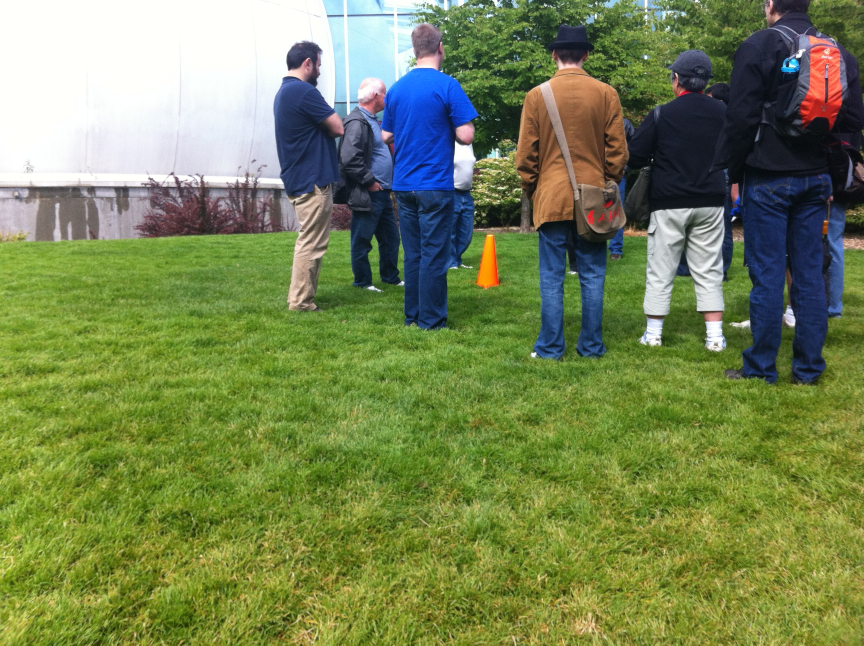
//> input picture Vision/IMG_0436.JPG, 2592 x 1936 px, given in place of outside6.mp4, which was not available (shown at 1/3 size)
$ ./PathDetection   (built with g++ and OpenCV 4)
//> lines starting //> are read from the running program, lines starting //| are printed output that depends on the picture; after the words box and inside, x2 and y2 are one past the last pixel; in counts of white or black regions, pixels touching at a corner belong together; pictures that were not available may be replaced by others from this repository, and a replacement may not be noted
//> further down, frame is the input picture: 1936 rows x 2592 cols, CV_8UC3; mean B, G, R 84, 133.1, 118.4
// LineDetectionMain.cpp : Defines the entry point for the console application.
//


#include "stdafx.h"
#include <opencv2/core/core.hpp>
#include <opencv2/video/video.hpp>
#include <opencv2/highgui/highgui.hpp>
#include <opencv2/imgproc/imgproc.hpp>
#include <iostream>
#include <cstdlib>
#include <thread>
#include <chrono>
#include <math.h>

//extern "C" {
//#include "rs232.h"
//}


#define DEG_PER_PIXEL		0.036
#define BUF_SIZE 		128

using namespace cv;
using namespace std;

const Scalar light_green = Scalar(100, 255, 0);
const Scalar yellow = Scalar(0, 255, 255);
const Scalar red = Scalar(0, 0, 255);
int cport_nr = 24; /* /dev/ttyACM0 */


void detectLines(Mat& imgOriginal, int processCount);
double getLength(Point p1, Point p2);
int getShiftAmount(int x);
//void sendToArduino(float dist, float deg);
//void receiveFromArduino();


Mat rotate(Mat src, double angle)
{
//> called with angle = 180
	if (src.empty()) {
		cout << "Error loading the image" << endl;
		exit(1);
	}
	Mat dst;
	Point2f pt(src.cols / 2., src.rows / 2.);
	Mat r = getRotationMatrix2D(pt, angle, 1.0);
	warpAffine(src, dst, r, Size(src.cols, src.rows));
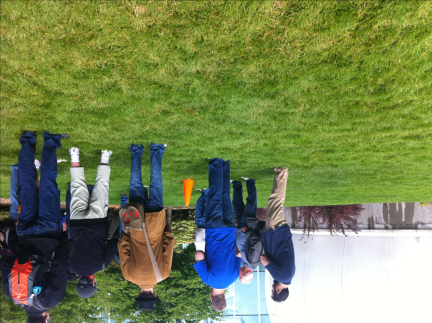
//> dst: 1936 rows x 2592 cols, CV_8UC3 (shown at 1/6 size); mean B, G, R 83.9, 132.9, 118.2
	return dst;
}

int main(int argc, char* argv[]) {
	int bdrate = 57600; /* 9600 baud */

	char mode[] = { '8','N','1',0 }; // 8 data bits, no parity, 1 stop bit

									 // [8 lines of commented-out code are left out]
	VideoCapture capture("outside6.mp4");
	Mat frame;


	// Some of the test videos are upside down so we use this when testing on those videos
	Mat flipped;


	int processCount = 0;
	while (true) {
		capture >> frame;

		// Rotate image 180 degrees so it is rightside up
		flipped = rotate(frame, 180);
		// Draws a black rectangle on top half of image. Lines found on the ground are what we are interested in
		rectangle(flipped, Point(0, 0),
			Point(640, 240), Scalar(0, 0, 0), CV_FILLED, 8);
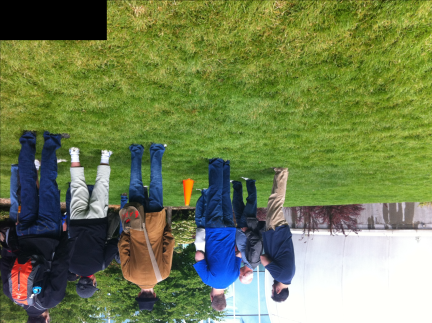
//> flipped: 1936 rows x 2592 cols, CV_8UC3 (shown at 1/6 size); mean B, G, R 82.1, 128.5, 114

		//imshow("flipped", flipped);

		Mat dst;
		frame = flipped;
		/// Convert to grayscale
		cvtColor(frame, frame, CV_BGR2GRAY);
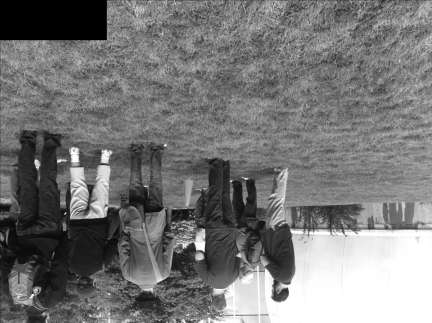
//> frame: 1936 rows x 2592 cols, CV_8UC1 (shown at 1/6 size); min 0, max 255, mean 118.9

		/// Apply Histogram Equalization
		equalizeHist(frame, dst);
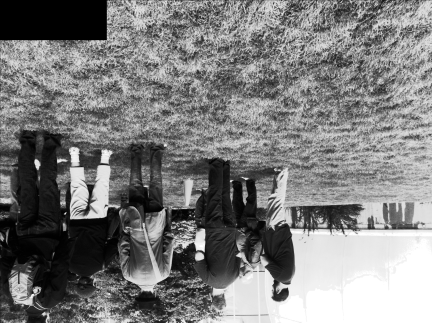
//> dst: 1936 rows x 2592 cols, CV_8UC1 (shown at 1/6 size); min 0, max 255, mean 124.6

		//imshow("original", frame);
		//imshow("equalized", dst);
		//detectLines(frame, processCount);
		detectLines(dst, processCount);


		//detectLines(flipped, processCount);
		processCount++;
		if (waitKey(20) == 27)
			break;
	}

	capture.release();
	return 0;
}


void detectLines(Mat& input, int processCount) {
//> called with processCount = 0
	cout << processCount << endl;
	if (input.empty()) {
		cout << "Error loading the image" << endl;
		exit(1);
	}


	int numAvgLines = 0;
	Point topAvg(0, 0);
	Point botAvg(0, 0);
	Point topTemp(0, 0);
	Point botTemp(0, 0);


	// Masks image for yellow color
	//Mat yellowOnly = yellowFilter(input);

	//// Draws a line straight down middle of screen as a reference line
	//line(frame, Point(320, 0),
	//	Point(320, 480), Scalar(0, 0, 0), 3, 8);
	//// Draws two lines in prospective straight area
	//line(frame, Point(220, 0),
	//	Point(220, 480), Scalar(0, 0, 0), 3, 8);
	//line(frame, Point(420, 0),
	//	Point(420, 480), Scalar(0, 0, 0), 3, 8);


	//////////////////////////////////////////////
	int thresh = 40;
	Mat input_blur;
	GaussianBlur(input, input_blur, Size(15, 15), 0, 0);

	Mat canny_output;
	//vector<vector<Point>> contours;
	//vector<Vec4i> hierarchy;


	/// Detect edges using canny
	Canny(input_blur, canny_output, 40, 120, 3);
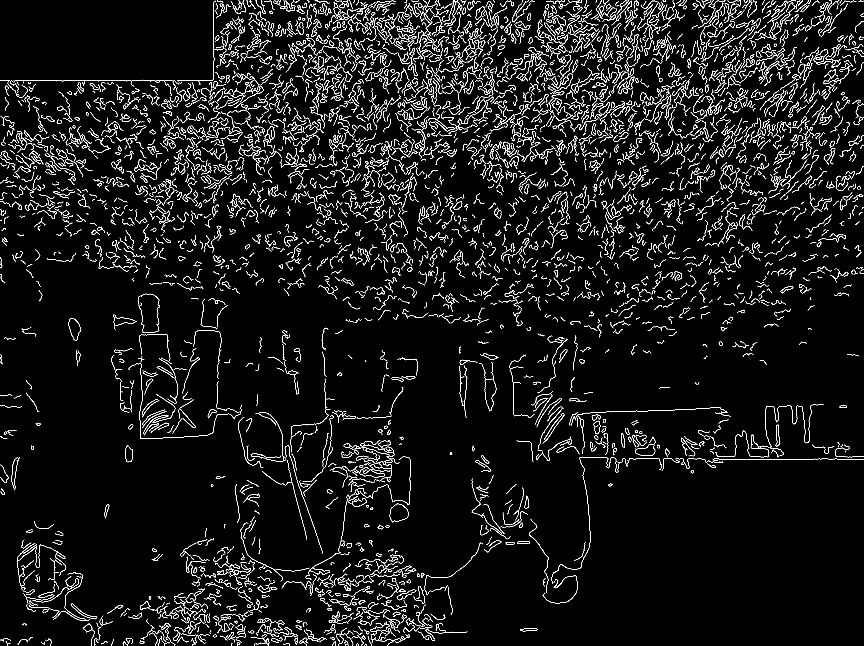
//> canny_output: 1936 rows x 2592 cols, CV_8UC1 (shown at 1/3 size); 4% white in thin lines or dots
	//imshow("input_blur", input_blur);
	imshow("canny output", canny_output);
	// Create a vector which contains 4 integers in each element (coordinates of the line)
	// This vector will be used the output of the Hough Lines transform
	vector<Vec4i> lines;

	// Set limits on hough trasnform line detection
	//Good value here
	//double minLineLength = 80;
	double minLineLength = 120;
	double maxLineGap = 5;

	HoughLinesP(canny_output, lines, 1, CV_PI / 180, 80, minLineLength, maxLineGap);
//> lines = 1 line (x1, y1, x2, y2): [875, 1444, 920, 1615]

	int numLines = lines.size();
//> numLines = 1
	//cout << "numLines = " << numLines << endl;
	double longestLine = 0;

	Point highestPoint(0, 0);
	Point lowestPoint(0, 0);

	// Draws the lines found from the houghline transform
	for (size_t i = 0; i < numLines; i++) {
		//cout << lines[i] << endl;
		float x1 = lines[i][0];
		float y1 = lines[i][1];
		float x2 = lines[i][2];
		float y2 = lines[i][3];

		float slope = (y2 - y1) / (x2 - x1);
		int length = sqrt(pow((x2 - x1), 2) + pow((y2 - y1), 2));

		if (slope != 0) {
			line(input, Point(x1, y1),
				Point(x2, y2), Scalar(156, 25, 0), 3, 8);
		}


		cout << "slope = " << slope << " length = " << length << endl;
		// [4 lines of commented-out code are left out]

	}
//> this loop made 1 pass
//> (x1, y1, x2, y2, slope, length) on pass 1: (875, 1444, 920, 1615, 3.8, 176)
//> (printed output is left out)
//> input: 1936 rows x 2592 cols, CV_8UC1; 935 pixels changed, all inside (x1, y1, x2, y2) = (873, 1442, 923, 1618)
//> the Esc key is pressed
	imshow("input", input);
}


//imshow("canny_output", canny_output);
//imshow("yellowOnly", yellowOnly);
//imshow("input", input);


// [12 lines left out: functions getShiftAmount, getLength, not called in this run]


// [18 lines of commented-out code are left out]

$ run again, on Vision/IMG_0437.JPG
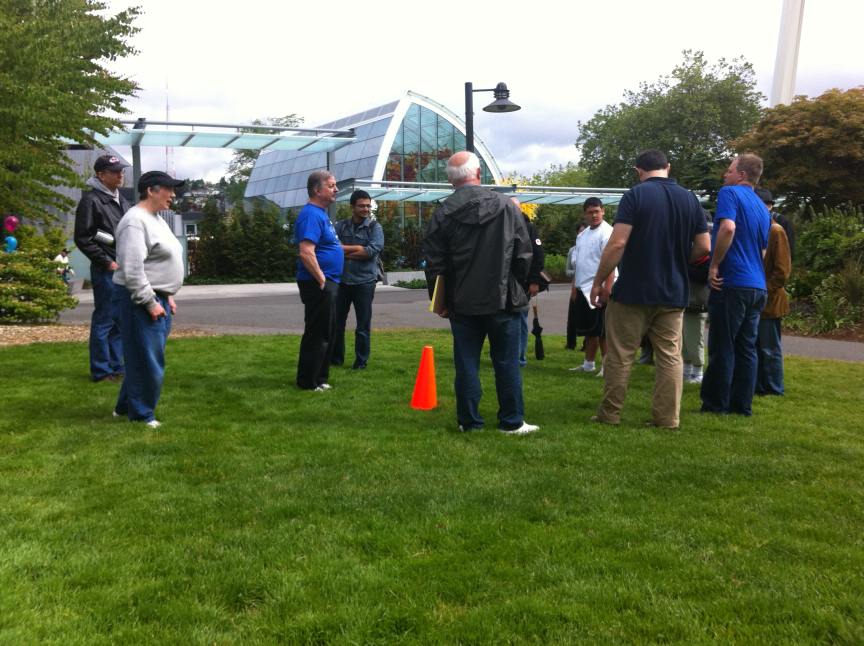
//> input picture Vision/IMG_0437.JPG, 2592 x 1936 px, given in place of outside6.mp4, which was not available (shown at 1/3 size)
//> frame is the input picture: 1936 rows x 2592 cols, CV_8UC3; mean B, G, R 80.5, 116.5, 105
//> frame: 1936 rows x 2592 cols, CV_8UC1
//> `equalizeHist(frame, dst);`:
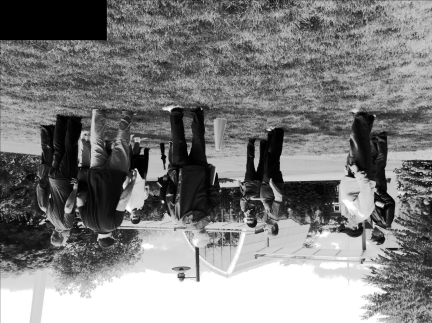
//> dst: 1936 rows x 2592 cols, CV_8UC1 (shown at 1/6 size); min 0, max 255, mean 126.2
//> in detectLines, `Canny(input_blur, canny_output, 40, 120, 3);`:
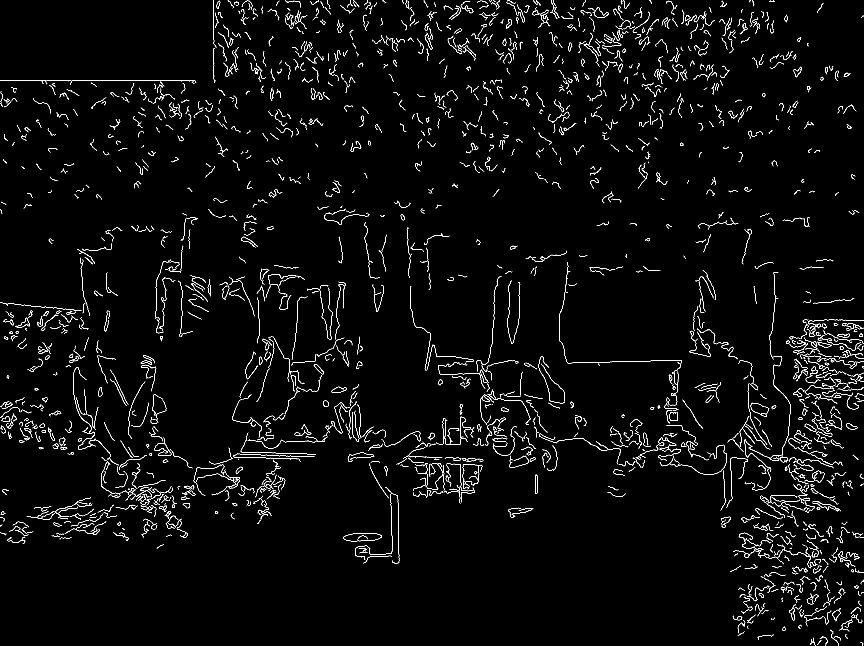
//> canny_output: 1936 rows x 2592 cols, CV_8UC1 (shown at 1/3 size); 2% white in thin lines or dots
//> lines = empty
//> numLines = 0

$ run again, on Vision/IMG_0438.JPG
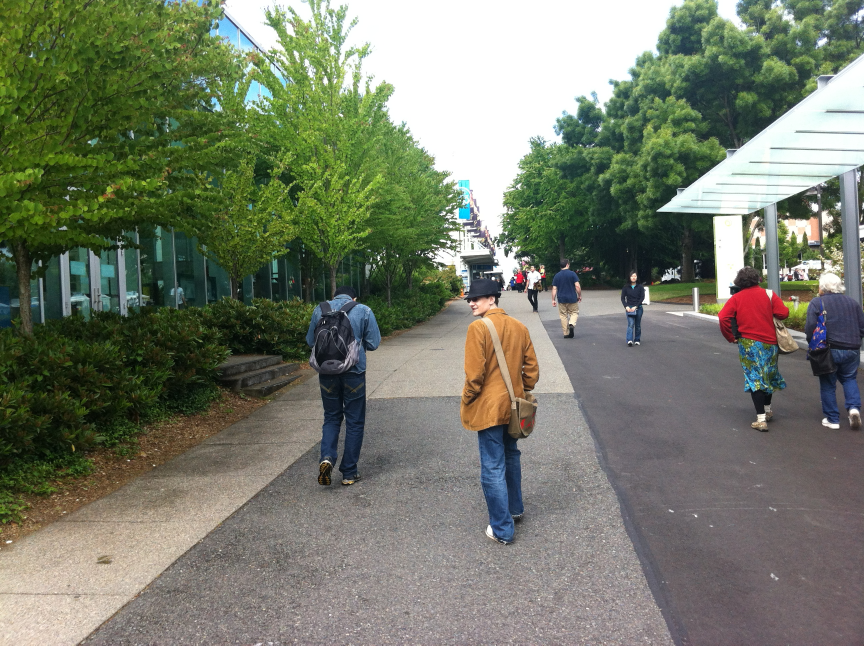
//> input picture Vision/IMG_0438.JPG, 2592 x 1936 px, given in place of outside6.mp4, which was not available (shown at 1/3 size)
//> frame is the input picture: 1936 rows x 2592 cols, CV_8UC3; mean B, G, R 106.4, 123, 117.5
//> frame: 1936 rows x 2592 cols, CV_8UC1
//> in detectLines, `Canny(input_blur, canny_output, 40, 120, 3);`:
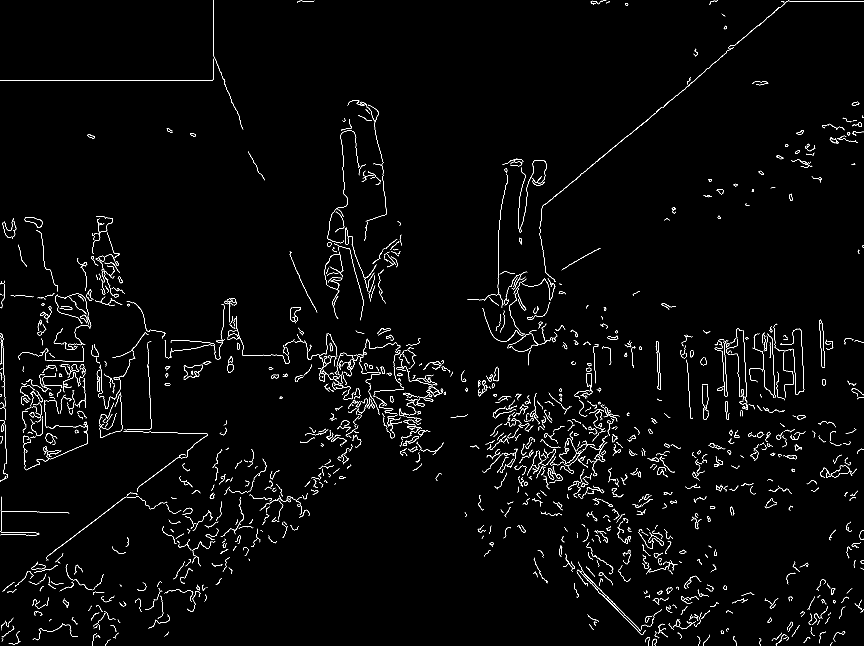
//> canny_output: 1936 rows x 2592 cols, CV_8UC1 (shown at 1/3 size); 1.5% white in thin lines or dots
//> lines = 11 lines (x1, y1, x2, y2), first 8: [1641, 609, 1882, 407], [141, 1669, 339, 1519], [2360, 3, 2591, 3], [1752, 1721, 1916, 1885], [1969, 1024, 1975, 1157], [444, 1090, 452, 1247], [2405, 1026, 2411, 1158], [2230, 993, 2240, 1187]
//> numLines = 11
//> the loop in detectLines, `for (size_t i = 0; i < numLines; i++)` made 11 passes
//> (x1, y1, x2, y2, slope, length) on passes 1 to 8: (1641, 609, 1882, 407, -0.838, 314), (141, 1669, 339, 1519, -0.758, 248), (2360, 3, 2591, 3, 0, 231), (1752, 1721, 1916, 1885, 1, 231), (1969, 1024, 1975, 1157, 22.17, 133), (444, 1090, 452, 1247, 19.62, 157), (2405, 1026, 2411, 1158, 22, 132), (2230, 993, 2240, 1187, 19.4, 194)
//> (printed output is left out)
//> after the loop in detectLines, `for (size_t i = 0; i < numLines; i++)`:
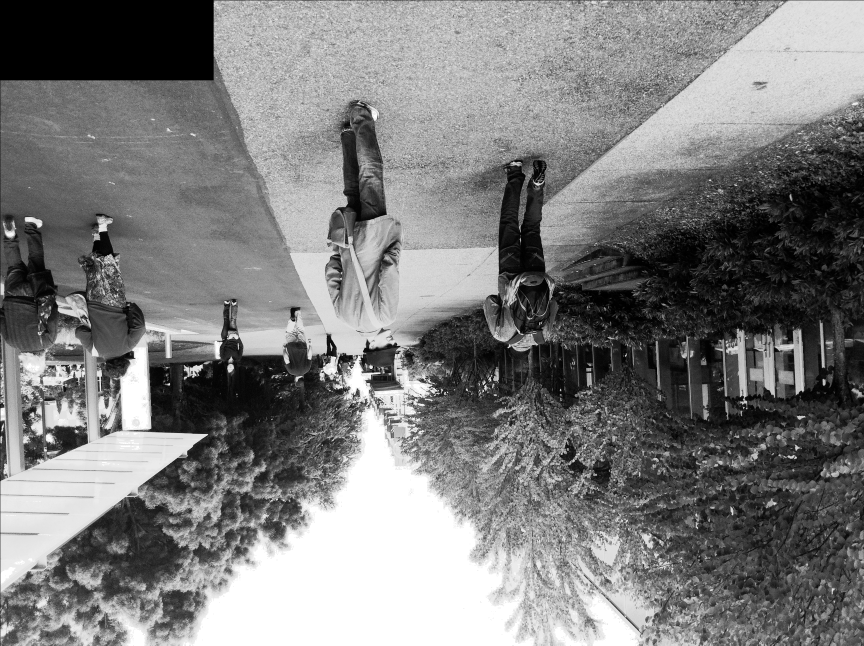
//> input: 1936 rows x 2592 cols, CV_8UC1 (shown at 1/3 size); min 0, max 255, mean 124.9
